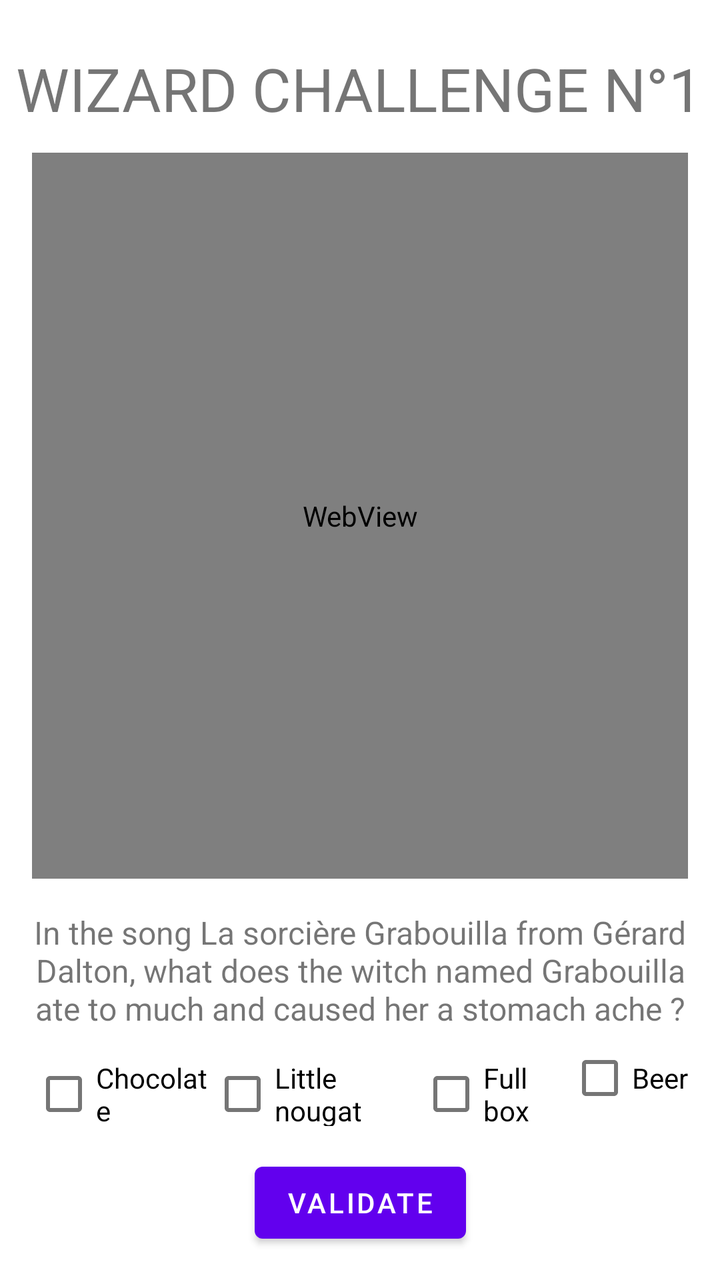
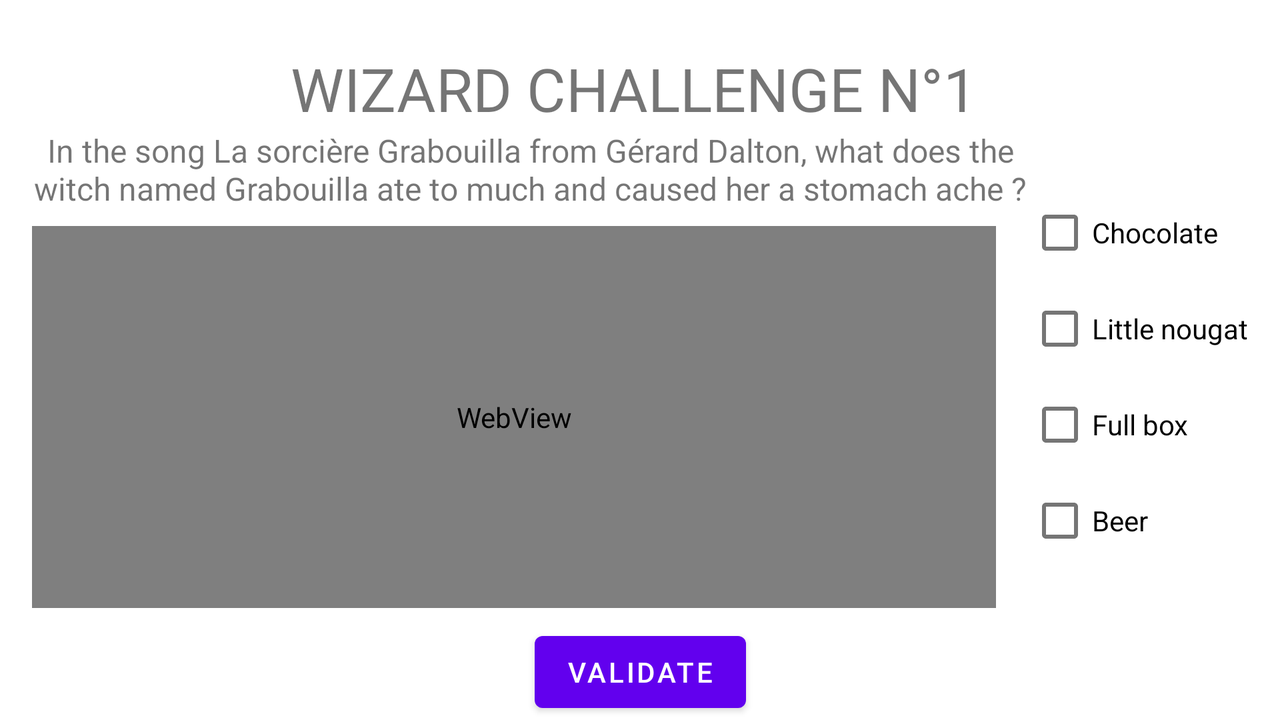

An Android layout and its configuration variant, each rendered on a device that would load it. The default file and the variant file are quoted in full after the pictures.
<!-- AndroidManifest.xml: application theme Theme.M1_IHM_Projet -->
<!-- res/layout/activity_wizard_challenge_1.xml -->
<?xml version="1.0" encoding="utf-8"?>
<androidx.constraintlayout.widget.ConstraintLayout xmlns:android="http://schemas.android.com/apk/res/android"
    xmlns:app="http://schemas.android.com/apk/res-auto"
    xmlns:tools="http://schemas.android.com/tools"
    android:layout_width="match_parent"
    android:layout_height="match_parent"
    tools:context=".MainActivity">

    <TextView
        android:id="@+id/titleTextView"
        android:layout_width="wrap_content"
        android:layout_height="wrap_content"
        android:layout_marginStart="8dp"
        android:layout_marginTop="24dp"
        android:layout_marginEnd="8dp"
        android:text="@string/titleFirstWizardChallenge"
        android:textSize="30sp"
        app:layout_constraintEnd_toEndOf="parent"
        app:layout_constraintHorizontal_bias="0.49"
        app:layout_constraintStart_toStartOf="parent"
        app:layout_constraintTop_toTopOf="parent" />

    <WebView
        android:id="@+id/wizardWebView"
        android:layout_width="0dp"
        android:layout_height="363dp"
        android:layout_marginStart="16dp"
        android:layout_marginTop="12dp"
        android:layout_marginEnd="16dp"
        app:layout_constraintEnd_toEndOf="parent"
        app:layout_constraintStart_toStartOf="parent"
        app:layout_constraintTop_toBottomOf="@+id/titleTextView" />

    <TextView
        android:id="@+id/wizardChallenge2TextView"
        android:layout_width="0dp"
        android:layout_height="wrap_content"
        android:layout_marginStart="16dp"
        android:layout_marginTop="16dp"
        android:layout_marginEnd="16dp"
        android:text="@string/wizard1Question"
        android:textAlignment="center"
        android:textSize="16sp"
        app:layout_constraintEnd_toEndOf="parent"
        app:layout_constraintStart_toStartOf="parent"
        app:layout_constraintTop_toBottomOf="@+id/wizardWebView" />

    <LinearLayout
        android:id="@+id/checkBoxLayout"
        android:layout_width="0dp"
        android:layout_height="wrap_content"
        android:layout_marginStart="16dp"
        android:layout_marginEnd="16dp"
        android:orientation="horizontal"
        app:layout_constraintEnd_toEndOf="parent"
        app:layout_constraintStart_toStartOf="parent"
        app:layout_constraintTop_toBottomOf="@+id/wizardChallenge2TextView">

        <CheckBox
            android:id="@+id/checkBoxA"
            android:layout_width="wrap_content"
            android:layout_height="wrap_content"
            android:layout_weight="1"
            android:text="@string/wizardChoiceAButtonText" />

        <CheckBox
            android:id="@+id/checkBoxB"
            android:layout_width="wrap_content"
            android:layout_height="wrap_content"
            android:layout_weight="1"
            android:text="@string/wizardChoiceBButtonText" />

        <CheckBox
            android:id="@+id/checkBoxC"
            android:layout_width="wrap_content"
            android:layout_height="wrap_content"
            android:layout_weight="1"
            android:text="@string/wizardChoiceCButtonText" />

        <CheckBox
            android:id="@+id/checkBoxD"
            android:layout_width="wrap_content"
            android:layout_height="wrap_content"
            android:text="@string/wizardChoiceDButtonText" />
    </LinearLayout>

    <Button
        android:id="@+id/validateWizardChoice2"
        android:layout_width="wrap_content"
        android:layout_height="wrap_content"
        android:text="@string/validateChallenge"
        app:layout_constraintBottom_toBottomOf="parent"
        app:layout_constraintEnd_toEndOf="parent"
        app:layout_constraintStart_toStartOf="parent"
        app:layout_constraintTop_toBottomOf="@+id/checkBoxLayout"
        app:layout_constraintVertical_bias="0.495" />

</androidx.constraintlayout.widget.ConstraintLayout>
<!-- resources referenced by this layout -->
<resources>
  <string name="titleFirstWizardChallenge">WIZARD CHALLENGE N°1</string>
  <string name="validateChallenge">VALIDATE</string>
  <string name="wizard1Question">In the song La sorcière Grabouilla from Gérard Dalton, what does the witch named Grabouilla ate to much and caused her a stomach ache ?</string>
  <string name="wizardChoiceAButtonText">Chocolate</string>
  <string name="wizardChoiceBButtonText">Little nougat</string>
  <string name="wizardChoiceCButtonText">Full box</string>
  <string name="wizardChoiceDButtonText">Beer</string>
  <style name="Theme.M1_IHM_Projet" parent="Theme.MaterialComponents.DayNight.NoActionBar">
          
          <item name="colorPrimary">@color/purple_500</item>
          <item name="colorPrimaryVariant">@color/purple_700</item>
          <item name="colorOnPrimary">@color/white</item>
          
          <item name="colorSecondary">@color/teal_200</item>
          <item name="colorSecondaryVariant">@color/teal_700</item>
          <item name="colorOnSecondary">@color/black</item>
          
          <item name="android:statusBarColor">?attr/colorPrimaryVariant</item>
          
      </style>
</resources>
<!-- res/layout-land/activity_wizard_challenge_1.xml (the repository's variant of the layout above) -->
<!-- drawn on the phone turned sideways -->
<?xml version="1.0" encoding="utf-8"?>
<androidx.constraintlayout.widget.ConstraintLayout xmlns:android="http://schemas.android.com/apk/res/android"
    xmlns:app="http://schemas.android.com/apk/res-auto"
    xmlns:tools="http://schemas.android.com/tools"
    android:layout_width="match_parent"
    android:layout_height="match_parent"
    tools:context=".MainActivity">

    <LinearLayout
        android:id="@+id/checkBoxLayout"
        android:layout_width="wrap_content"
        android:layout_height="wrap_content"
        android:layout_marginEnd="16dp"
        android:orientation="vertical"
        app:layout_constraintBottom_toTopOf="@+id/validateWizardChoice2"
        app:layout_constraintEnd_toEndOf="parent"
        app:layout_constraintTop_toBottomOf="@+id/titleTextView">

        <CheckBox
            android:id="@+id/checkBoxA"
            android:layout_width="wrap_content"
            android:layout_height="wrap_content"
            android:layout_weight="1"
            android:text="@string/wizardChoiceAButtonText" />

        <CheckBox
            android:id="@+id/checkBoxB"
            android:layout_width="wrap_content"
            android:layout_height="wrap_content"
            android:layout_weight="1"
            android:text="@string/wizardChoiceBButtonText" />

        <CheckBox
            android:id="@+id/checkBoxC"
            android:layout_width="wrap_content"
            android:layout_height="wrap_content"
            android:layout_weight="1"
            android:text="@string/wizardChoiceCButtonText" />

        <CheckBox
            android:id="@+id/checkBoxD"
            android:layout_width="wrap_content"
            android:layout_height="wrap_content"
            android:text="@string/wizardChoiceDButtonText" />
    </LinearLayout>

    <WebView
        android:id="@+id/wizardWebView"
        android:layout_width="0dp"
        android:layout_height="0dp"
        android:layout_marginStart="16dp"
        android:layout_marginTop="8dp"
        android:layout_marginEnd="16dp"
        android:layout_marginBottom="8dp"
        app:layout_constraintBottom_toTopOf="@+id/validateWizardChoice2"
        app:layout_constraintEnd_toStartOf="@+id/checkBoxLayout"
        app:layout_constraintHorizontal_bias="1.0"
        app:layout_constraintStart_toStartOf="parent"
        app:layout_constraintTop_toBottomOf="@+id/wizardChallenge2TextView"
        app:layout_constraintVertical_bias="1.0" />

    <TextView
        android:id="@+id/titleTextView"
        android:layout_width="wrap_content"
        android:layout_height="wrap_content"
        android:layout_marginStart="8dp"
        android:layout_marginTop="24dp"
        android:layout_marginEnd="8dp"
        android:text="@string/titleFirstWizardChallenge"
        android:textSize="30sp"
        app:layout_constraintEnd_toEndOf="parent"
        app:layout_constraintHorizontal_bias="0.49"
        app:layout_constraintStart_toStartOf="parent"
        app:layout_constraintTop_toTopOf="parent" />

    <TextView
        android:id="@+id/wizardChallenge2TextView"
        android:layout_width="0dp"
        android:layout_height="wrap_content"
        android:layout_marginStart="16dp"
        android:text="@string/wizard1Question"
        android:textAlignment="center"
        android:textSize="16sp"
        app:layout_constraintEnd_toStartOf="@+id/checkBoxLayout"
        app:layout_constraintHorizontal_bias="1.0"
        app:layout_constraintStart_toStartOf="parent"
        app:layout_constraintTop_toBottomOf="@+id/titleTextView" />

    <Button
        android:id="@+id/validateWizardChoice2"
        android:layout_width="wrap_content"
        android:layout_height="wrap_content"
        android:text="@string/validateChallenge"
        app:layout_constraintBottom_toBottomOf="parent"
        app:layout_constraintEnd_toEndOf="parent"
        app:layout_constraintStart_toStartOf="parent" />

</androidx.constraintlayout.widget.ConstraintLayout>
